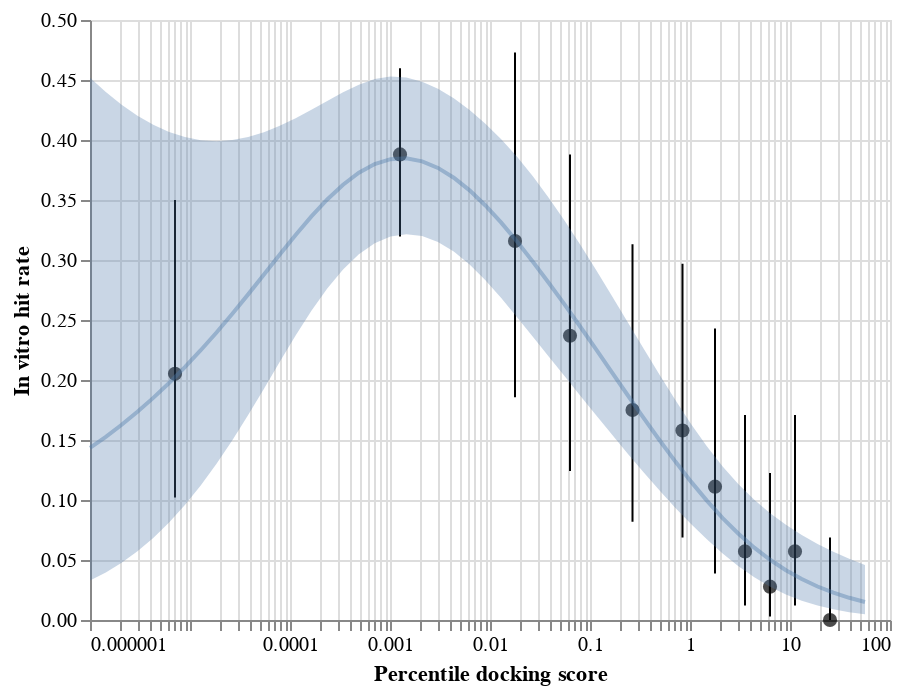

The cell this chart's notebook holds for it:
### Code cell
points+errorbars+ch+ci

### Figure 1 — Vega-Lite specification as saved in the notebook (floating-point values rounded to 4 significant figures)
{"config": {"view": {"continuousWidth": 400, "continuousHeight": 300}}, "layer": [{"mark": {"type": "point", "color": "black", "filled": true, "size": 50}, "encoding": {"x": {"type": "quantitative", "field": "x", "scale": {"type": "log"}}, "y": {"type": "quantitative", "field": "y", "title": "In vitro hit rate"}}}, {"mark": "errorbar", "encoding": {"x": {"type": "quantitative", "field": "x", "scale": {"type": "log"}}, "y": {"type": "quantitative", "field": "y1", "title": "In vitro hit rate"}, "y2": {"field": "y2"}}}, {"data": {"name": "data-3789790c39995c957c66377cf4e59644"}, "mark": {"type": "line", "opacity": 0.4}, "encoding": {"x": {"type": "quantitative", "field": "x", "scale": {"type": "log"}, "title": "Percentile docking score"}, "y": {"type": "quantitative", "field": "y", "title": "In vitro hit rate"}}}, {"data": {"name": "data-3789790c39995c957c66377cf4e59644"}, "mark": {"type": "area", "opacity": 0.3}, "encoding": {"x": {"type": "quantitative", "field": "x", "scale": {"type": "log"}}, "y": {"type": "quantitative", "field": "y1", "title": "In vitro hit rate"}, "y2": {"field": "y2"}}}], "data": {"name": "data-2be6b145753561a45833b81def5e755f"}, "$schema": "https://vega.github.io/schema/vega-lite/v4.8.1.json", "datasets": {"data-2be6b145753561a45833b81def5e755f": [{"x": 7.079e-06, "y": 0.2051, "y1": 0.1021, "y2": 0.3501}, {"x": 0.001259, "y": 0.388, "y1": 0.3196, "y2": 0.4599}, {"x": 0.01778, "y": 0.3158, "y1": 0.1856, "y2": 0.4728}, {"x": 0.0631, "y": 0.2368, "y1": 0.1242, "y2": 0.3879}, {"x": 0.2661, "y": 0.175, "y1": 0.08185, "y2": 0.3132}, {"x": 0.8414, "y": 0.1579, "y1": 0.0687, "y2": 0.2968}, {"x": 1.778, "y": 0.1111, "y1": 0.03869, "y2": 0.2429}, {"x": 3.548, "y": 0.05714, "y1": 0.01206, "y2": 0.1709}, {"x": 6.31, "y": 0.02778, "y1": 0.003014, "y2": 0.1226}, {"x": 11.22, "y": 0.05714, "y1": 0.01206, "y2": 0.1709}, {"x": 25.12, "y": 0.0, "y1": 1.393e-05, "y2": 0.06878}], "data-3789790c39995c957c66377cf4e59644": [{"x": 1e-06, "y": 0.1434, "y1": 0.0329, "y2": 0.4518}, {"x": 1.439e-06, "y": 0.1527, "y1": 0.03968, "y2": 0.44}, {"x": 2.072e-06, "y": 0.1627, "y1": 0.04775, "y2": 0.4294}, {"x": 2.982e-06, "y": 0.1735, "y1": 0.05728, "y2": 0.4203}, {"x": 4.292e-06, "y": 0.1851, "y1": 0.06839, "y2": 0.4127}, {"x": 6.178e-06, "y": 0.1975, "y1": 0.0812, "y2": 0.4067}, {"x": 8.892e-06, "y": 0.2108, "y1": 0.09576, "y2": 0.4024}, {"x": 1.28e-05, "y": 0.2248, "y1": 0.1121, "y2": 0.3998}, {"x": 1.842e-05, "y": 0.2396, "y1": 0.1301, "y2": 0.399}, {"x": 2.651e-05, "y": 0.2552, "y1": 0.1497, "y2": 0.3999}, {"x": 3.816e-05, "y": 0.2714, "y1": 0.1707, "y2": 0.4025}, {"x": 5.493e-05, "y": 0.288, "y1": 0.1927, "y2": 0.4066}, {"x": 7.906e-05, "y": 0.3046, "y1": 0.2151, "y2": 0.4119}, {"x": 0.0001138, "y": 0.3209, "y1": 0.237, "y2": 0.4182}, {"x": 0.0001638, "y": 0.3363, "y1": 0.2577, "y2": 0.4252}, {"x": 0.0002357, "y": 0.3504, "y1": 0.2763, "y2": 0.4325}, {"x": 0.0003393, "y": 0.3627, "y1": 0.2922, "y2": 0.4397}, {"x": 0.0004884, "y": 0.3727, "y1": 0.3048, "y2": 0.4461}, {"x": 0.000703, "y": 0.38, "y1": 0.314, "y2": 0.4508}, {"x": 0.001012, "y": 0.384, "y1": 0.3195, "y2": 0.4529}, {"x": 0.001456, "y": 0.3847, "y1": 0.3215, "y2": 0.4521}, {"x": 0.002096, "y": 0.3822, "y1": 0.3199, "y2": 0.4486}, {"x": 0.003017, "y": 0.3767, "y1": 0.3151, "y2": 0.4427}, {"x": 0.004343, "y": 0.3686, "y1": 0.307, "y2": 0.4347}, {"x": 0.006251, "y": 0.358, "y1": 0.2962, "y2": 0.425}, {"x": 0.008997, "y": 0.3454, "y1": 0.2831, "y2": 0.4136}, {"x": 0.01295, "y": 0.3311, "y1": 0.2682, "y2": 0.4006}, {"x": 0.01864, "y": 0.3153, "y1": 0.2523, "y2": 0.386}, {"x": 0.02683, "y": 0.2986, "y1": 0.236, "y2": 0.3697}, {"x": 0.03861, "y": 0.2811, "y1": 0.2196, "y2": 0.352}, {"x": 0.05558, "y": 0.263, "y1": 0.2033, "y2": 0.3329}, {"x": 0.07999, "y": 0.2444, "y1": 0.187, "y2": 0.3127}, {"x": 0.1151, "y": 0.2255, "y1": 0.1707, "y2": 0.2916}, {"x": 0.1657, "y": 0.2064, "y1": 0.1546, "y2": 0.27}, {"x": 0.2385, "y": 0.1873, "y1": 0.1386, "y2": 0.2481}, {"x": 0.3433, "y": 0.1684, "y1": 0.1231, "y2": 0.2262}, {"x": 0.4942, "y": 0.15, "y1": 0.108, "y2": 0.2045}, {"x": 0.7113, "y": 0.1322, "y1": 0.09363, "y2": 0.1835}, {"x": 1.024, "y": 0.1153, "y1": 0.07999, "y2": 0.1634}, {"x": 1.474, "y": 0.09946, "y1": 0.06721, "y2": 0.1448}, {"x": 2.121, "y": 0.08495, "y1": 0.05545, "y2": 0.128}, {"x": 3.053, "y": 0.07187, "y1": 0.04487, "y2": 0.1132}, {"x": 4.394, "y": 0.0603, "y1": 0.03562, "y2": 0.1003}, {"x": 6.324, "y": 0.05019, "y1": 0.02777, "y2": 0.08906}, {"x": 9.103, "y": 0.0415, "y1": 0.0213, "y2": 0.07932}, {"x": 13.1, "y": 0.03411, "y1": 0.0161, "y2": 0.07082}, {"x": 18.86, "y": 0.0279, "y1": 0.01203, "y2": 0.06338}, {"x": 27.14, "y": 0.02274, "y1": 0.008906, "y2": 0.05682}, {"x": 39.07, "y": 0.0185, "y1": 0.006561, "y2": 0.05104}, {"x": 56.23, "y": 0.01504, "y1": 0.004818, "y2": 0.04593}]}}
